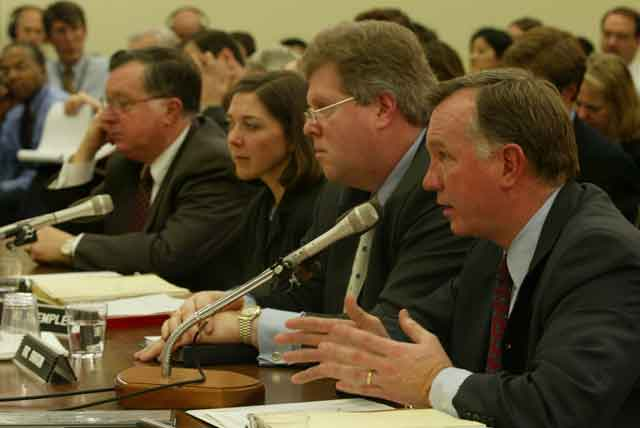
#> input picture production/assets/img/andersen_witnesses.jpg, 640 x 428 px
$ python -i phash.py   (imports and definitions only)
#> lines starting #> are read from the running program, lines starting #| are printed output that depends on the picture
"""Perceptual hashing (dHash) and simple photo-quality metrics with Pillow.

dHash compares adjacent pixel brightness on a 9x8 grayscale thumbnail, producing a 64-bit hash
that survives resizing, recompression and small edits: two photos of the same item re-uploaded
in a repost differ by only a few bits (Hamming distance), while different items differ by ~32.
"""

from __future__ import annotations

from io import BytesIO

from PIL import Image, ImageFilter, ImageStat


def dhash(image: Image.Image, size: int = 8) -> str:
    gray = image.convert("L").resize((size + 1, size), Image.Resampling.LANCZOS)
    pixels = list(gray.getdata())
    bits = 0
    for row in range(size):
        for col in range(size):
            left = pixels[row * (size + 1) + col]
            right = pixels[row * (size + 1) + col + 1]
            bits = (bits << 1) | (1 if left > right else 0)
    return f"{bits:016x}"


def hamming(a: str, b: str) -> int:
    return (int(a, 16) ^ int(b, 16)).bit_count()


def sharpness(image: Image.Image) -> float:
    """0..1 proxy for focus: variance of the edge map of a 256px thumbnail."""
    thumb = image.convert("L")
    thumb.thumbnail((256, 256))
    edges = thumb.filter(ImageFilter.FIND_EDGES)
    variance = ImageStat.Stat(edges).var[0]
    return max(0.0, min(1.0, variance / 1500.0))


def brightness(image: Image.Image) -> float:
    thumb = image.convert("L")
    thumb.thumbnail((128, 128))
    return ImageStat.Stat(thumb).mean[0] / 255.0


def load_image(data: bytes) -> Image.Image:
    img = Image.open(BytesIO(data))
    img.load()
    return img


MIN_SIDE = 400  # px: below this labels and codes cannot be read
# Detail kept at full resolution vs a small thumbnail: a sharp photo keeps fine edges
# (>= 0.35 on every content tried), a blurred one loses them (<= 0.28). Content-independent,
# unlike the plain edge strength (a plain fabric has few edges even when in focus).
MIN_DETAIL_RATIO = 0.30
DARK, BRIGHT = 0.12, 0.95


def _edge_variance(image: Image.Image, side: int) -> float:
    thumb = image.convert("L")
    thumb.thumbnail((side, side))
    return float(ImageStat.Stat(thumb.filter(ImageFilter.FIND_EDGES)).var[0])


def detail_ratio(image: Image.Image) -> float | None:
    """Fine detail (up to 1024 px) over coarse detail (256 px); None for nearly flat images."""
    coarse = _edge_variance(image, 256)
    if coarse < 50:
        return None
    return _edge_variance(image, 1024) / coarse


def looks_like_screenshot(image: Image.Image) -> bool:
    """Phone screenshot: very tall frame with a flat status-bar strip on top."""
    w, h = image.size
    if w == 0 or h / w < 1.9:
        return False
    strip = image.convert("L").crop((0, 0, w, max(1, round(h * 0.035))))
    return ImageStat.Stat(strip).stddev[0] < 6


def photo_quality(image: Image.Image) -> dict[str, object]:
    """Local check of one full-resolution photo: can details (labels, codes) be verified on it?"""
    w, h = image.size
    ratio = detail_ratio(image)
    bright = brightness(image)
    reason = None
    if min(w, h) < MIN_SIDE:
        reason = "troppo piccola"
    elif ratio is not None and ratio < MIN_DETAIL_RATIO:
        reason = "sfocata"
    elif bright < DARK:
        reason = "troppo scura"
    elif bright > BRIGHT:
        reason = "sovraesposta"
    return {
        "width": w,
        "height": h,
        "sharpness": round(ratio, 3) if ratio is not None else None,
        "brightness": round(bright, 3),
        "usable": reason is None,
        "reason": reason,
        "screenshot": looks_like_screenshot(image),
    }

>>> from PIL import Image
>>> picture = Image.open('../../../production/assets/img/andersen_witnesses.jpg')
#> picture is the input picture: PIL image 640x428 RGB; mean R, G, B 92.8, 78, 49.5
>>> result = photo_quality(picture)
#> in _edge_variance, `thumb = image.convert("L")`:
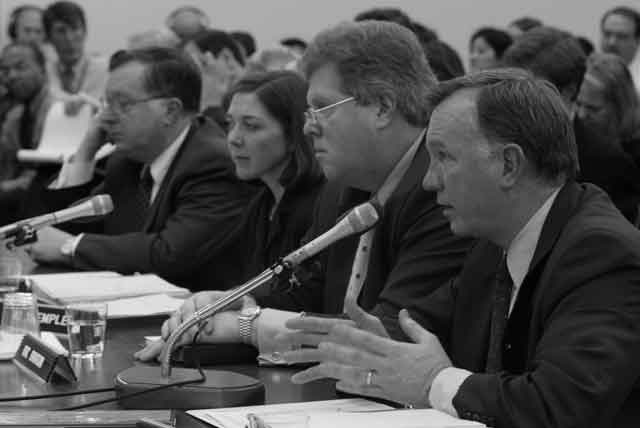
#> thumb: PIL image 640x428 L; min 0, max 252, mean 79.2
#> in _edge_variance, `thumb.thumbnail((side, side))`:
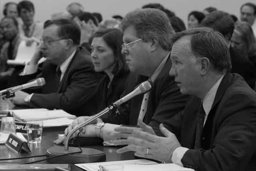
#> thumb: PIL image 256x171 L; min 0, max 245, mean 79.2
#> in detail_ratio, `coarse = _edge_variance(image, 256)`: coarse = 2519.6
#> in photo_quality, `ratio = detail_ratio(image)`: ratio = 0.348
#> in brightness, `thumb.thumbnail((128, 128))`:
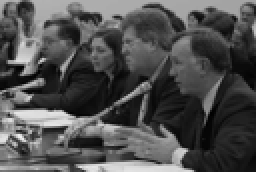
#> thumb: PIL image 128x86 L (shown 2 times larger); min 1, max 240, mean 79.3
#> in photo_quality, `bright = brightness(image)`: bright = 0.311
#> result = 7 items

$ run again, on production/assets/img/casey_courthouse.jpg
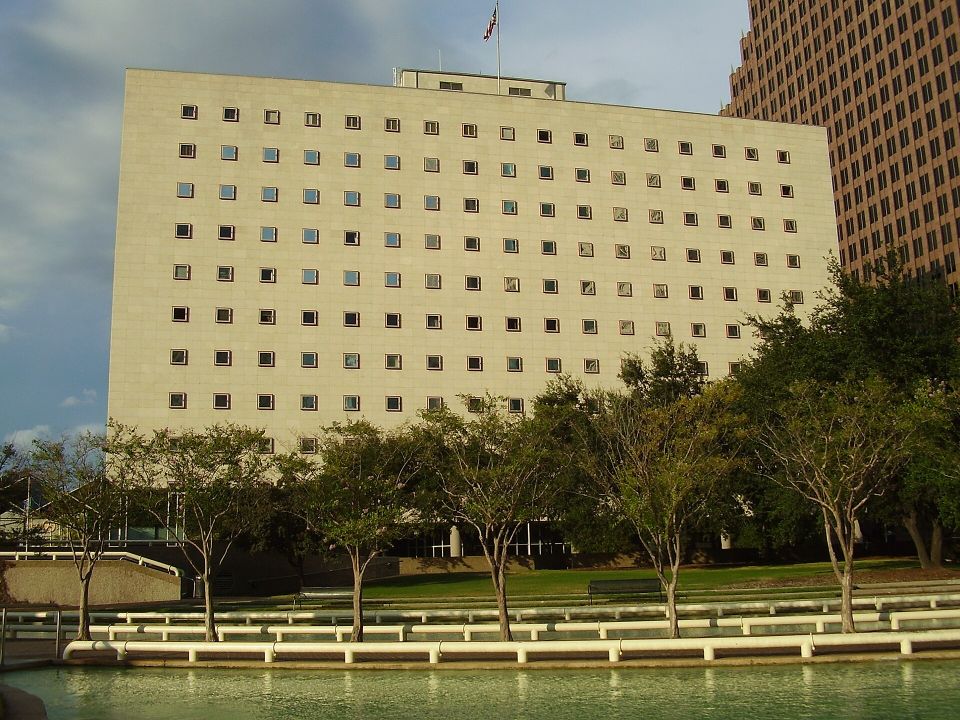
#> input picture production/assets/img/casey_courthouse.jpg, 1920 x 1440 px (shown at 1/2 size)
#> picture is the input picture: PIL image 1920x1440 RGB; mean R, G, B 124.1, 118.2, 87.1
#> coarse = 4051.5
#> in _edge_variance (call 2), `thumb.thumbnail((side, side))`:
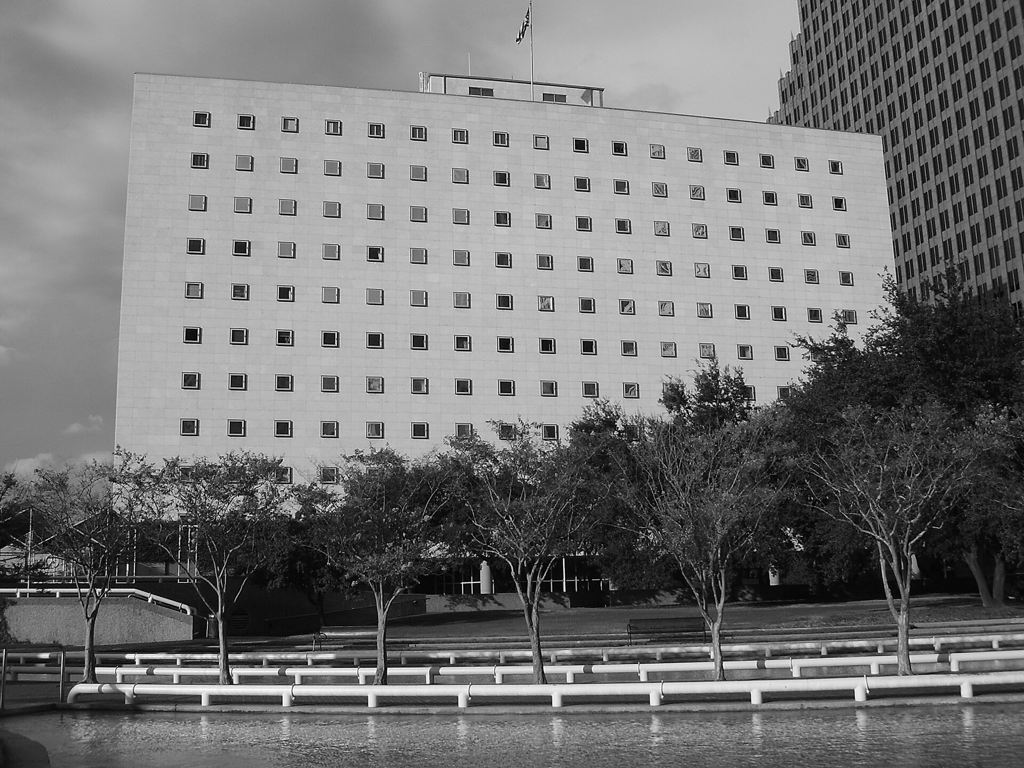
#> thumb: PIL image 1024x768 L; min 0, max 255, mean 116.4
#> ratio = 1.03
#> in brightness, `thumb.thumbnail((128, 128))`:
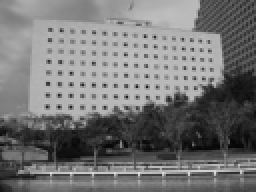
#> thumb: PIL image 128x96 L (shown 2 times larger); min 4, max 222, mean 116.4
#> bright = 0.456
#> result = 7 items
